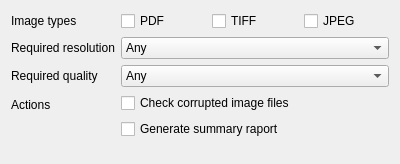
<?xml version="1.0" encoding="UTF-8"?>
<ui version="4.0">
 <class>ImagesPage</class>
 <widget class="QWizardPage" name="ImagesPage">
  <property name="geometry">
   <rect>
    <x>0</x>
    <y>0</y>
    <width>400</width>
    <height>164</height>
   </rect>
  </property>
  <property name="windowTitle">
   <string>Images options</string>
  </property>
  <property name="windowIcon">
   <iconset theme="preferences-system">
    <normaloff>.</normaloff>.</iconset>
  </property>
  <property name="title">
   <string>Images options</string>
  </property>
  <property name="subTitle">
   <string>Select images validaton options</string>
  </property>
  <attribute name="pageId">
   <string notr="true">2</string>
  </attribute>
  <layout class="QFormLayout" name="formLayout">
   <property name="fieldGrowthPolicy">
    <enum>QFormLayout::AllNonFixedFieldsGrow</enum>
   </property>
   <property name="rowWrapPolicy">
    <enum>QFormLayout::DontWrapRows</enum>
   </property>
   <property name="labelAlignment">
    <set>Qt::AlignLeading|Qt::AlignLeft|Qt::AlignVCenter</set>
   </property>
   <property name="formAlignment">
    <set>Qt::AlignLeading|Qt::AlignLeft|Qt::AlignTop</set>
   </property>
   <item row="0" column="0">
    <widget class="QLabel" name="extsLabel">
     <property name="text">
      <string>Image types</string>
     </property>
    </widget>
   </item>
   <item row="0" column="1">
    <layout class="QHBoxLayout" name="extsLayout">
     <item>
      <widget class="QCheckBox" name="pdfCheck">
       <property name="text">
        <string notr="true">PDF</string>
       </property>
      </widget>
     </item>
     <item>
      <widget class="QCheckBox" name="tiffCheck">
       <property name="text">
        <string notr="true">TIFF</string>
       </property>
      </widget>
     </item>
     <item>
      <widget class="QCheckBox" name="jpegCheck">
       <property name="text">
        <string notr="true">JPEG</string>
       </property>
      </widget>
     </item>
    </layout>
   </item>
   <item row="1" column="0">
    <widget class="QLabel" name="resLabel">
     <property name="text">
      <string>Required resolution</string>
     </property>
    </widget>
   </item>
   <item row="1" column="1">
    <widget class="QComboBox" name="resCombo">
     <item>
      <property name="text">
       <string comment="resolution">Any</string>
      </property>
     </item>
     <item>
      <property name="text">
       <string notr="true">200 DPI</string>
      </property>
     </item>
     <item>
      <property name="text">
       <string notr="true">300 DPI</string>
      </property>
     </item>
     <item>
      <property name="text">
       <string notr="true">400 DPI</string>
      </property>
     </item>
     <item>
      <property name="text">
       <string notr="true">600 DPI</string>
      </property>
     </item>
    </widget>
   </item>
   <item row="2" column="0">
    <widget class="QLabel" name="qualLabel">
     <property name="text">
      <string>Required quality</string>
     </property>
    </widget>
   </item>
   <item row="2" column="1">
    <widget class="QComboBox" name="qualCombo">
     <item>
      <property name="text">
       <string comment="quality">Any</string>
      </property>
     </item>
     <item>
      <property name="text">
       <string notr="true">50-70%</string>
      </property>
     </item>
     <item>
      <property name="text">
       <string notr="true">70-100%</string>
      </property>
     </item>
    </widget>
   </item>
   <item row="3" column="0">
    <widget class="QLabel" name="actionsLabel">
     <property name="text">
      <string>Actions</string>
     </property>
    </widget>
   </item>
   <item row="3" column="1">
    <layout class="QVBoxLayout" name="actionsLayout">
     <item>
      <widget class="QCheckBox" name="corruptedCheck">
       <property name="text">
        <string>Check corrupted image files</string>
       </property>
      </widget>
     </item>
     <item>
      <widget class="QCheckBox" name="summaryCheck">
       <property name="text">
        <string>Generate summary raport</string>
       </property>
      </widget>
     </item>
    </layout>
   </item>
  </layout>
 </widget>
 <resources/>
 <connections/>
</ui>
